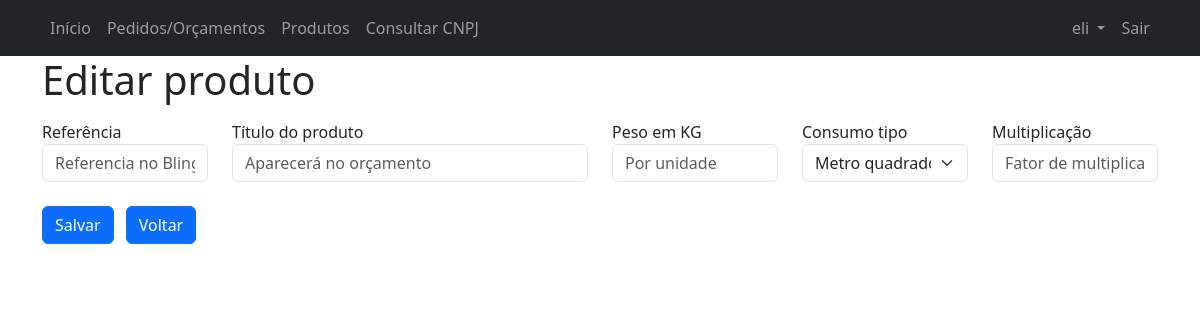
The app's page /editar_produto.php?produto_id=9 (signed in), older data.
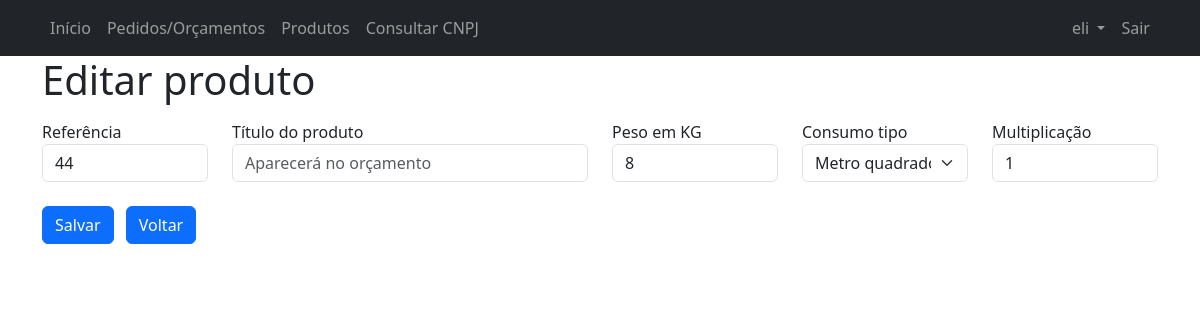
The same page, newer data.
### tables this page shows
CREATE TABLE `produtos` (
  `id` int NOT NULL,
  `referencia` varchar(64) NOT NULL,
  `titulo` varchar(256) DEFAULT NULL,
  `peso` float DEFAULT NULL,
  `consumo` varchar(64) DEFAULT NULL,
  `multiplicacao` float DEFAULT NULL,
  `deleted` int DEFAULT NULL,
  `created_by` int DEFAULT NULL,
  `created_at` datetime DEFAULT NULL,
  `updated_by` int DEFAULT NULL,
  `updated_at` datetime DEFAULT NULL,
  `deleted_by` int DEFAULT NULL,
  `deleted_at` datetime DEFAULT NULL
);

### editar_produto.php (the view, shortened to what this page needs)
<!DOCTYPE html>
<html lang="pt-br">
<head>
    <?php require('partials/head.php'); ?>
</head>
<body>
    <?php
        require('partials/navbar.php');
        require('config/connection.php');
        $produtoId = isset($_GET['produto_id'])?$_GET['produto_id']:"";
        if($produtoId !== ""){
            $sql = "SELECT `id`,`referencia`,`titulo`,`peso`,`consumo`,`multiplicacao` FROM `produtos` WHERE `id` = :id AND `deleted` = :deleted";
            $stmt = $pdo->prepare($sql);
            $stmt->bindValue(':id', $produtoId);
            $stmt->bindValue(':deleted', 0);
            $stmt->execute();
            $resultado = $stmt->fetchAll(PDO::FETCH_ASSOC);
            $produto = $resultado[0];
        }
    ?>
    <div class="container">
        <h1>
            Editar produto
        </h1>
    </div>
    <div class="container">
        <form action="novo_produto_process.php" method="post">
            <div class="row">
                <div class="col-lg-2 mt-2">
                    <label for="referenciaProduto" class="form-label mb-0">Referência</label>
                    <input value="<?= isset($produto['referencia'])?$produto['referencia']:"" ?>" class="form-control" name="referenciaProduto" type="text" placeholder="Referencia no Bling" id="referenciaProduto">
                </div>
                <div class="col-lg-4 mt-2">
                    <label for="tituloProduto" class="form-label mb-0">Título do produto</label>
                    <input value="<?= isset($produto['titulo'])?$produto['titulo']:"" ?>" class="form-control" name="tituloProduto" type="text" placeholder="Aparecerá no orçamento" id="tituloProduto">
                </div>
                <div class="col-lg-2 mt-2">
                    <label for="pesoProduto" class="form-label mb-0">Peso em KG</label>
                    <input value="<?= isset($produto['peso'])?$produto['peso']:"" ?>" class="form-control" name="pesoProduto" type="text" inputmode="decimal" placeholder="Por unidade" id="pesoProduto">
                </div>
                <div class="col-lg-2 mt-2">
                    <label for="consumoProduto" class="form-label mb-0">Consumo tipo</label>
                    <select class="form-select" name="consumoProduto" id="consumoProduto">
                        <option value="m2" <?= isset($produto['consumo']) && $produto['consumo'] == "m2"?"selected":"" ?>>Metro quadrado</option>
                    </select>
                </div>
                <div class="col-lg-2 mt-2">
                    <label for="multiplicacaoProduto" class="form-label mb-0">Multiplicação</label>
                    <input value="<?= isset($produto['multiplicacao'])?$produto['multiplicacao']:"" ?>" class="form-control" name="multiplicacaoProduto" type="text" inputmode="decimal" placeholder="Fator de multiplicação" id="multiplicacaoProduto">
                </div>
            </div>
            <div class="mt-4">
                <input class="btn btn-primary" type="submit" value="Salvar">
                <a href="produtos.php" class="btn btn-primary ms-2">Voltar</a>
            </div>
        </form>
    </div>
</body>
</html>

### partials/head.php (shortened to what this page needs)
<link rel="stylesheet" href="assets/css/bootstrap.min.css">

### partials/navbar.php (shortened to what this page needs)
<nav class="navbar navbar-dark bg-dark navbar-expand-lg">
  <div class="container-fluid container">
    <div class="offcanvas offcanvas-start text-bg-dark" tabindex="-1" id="offcanvasDarkNavbar" aria-labelledby="offcanvasDarkNavbarLabel">
      <div class="offcanvas-body">
        <ul class="navbar-nav me-auto mb-2 mb-lg-0">
          <li class="nav-item">
            <a class="nav-link" href="index.php">Início</a>
          </li>
          <li class="nav-item">
            <a class="nav-link" href="pedidos.php">Pedidos/Orçamentos</a>
          </li>
          <li class="nav-item">
            <a class="nav-link" href="produtos.php">Produtos</a>
          </li>
          <li class="nav-item">
            <a class="nav-link" href="consulta_cnpj_visualizacao.php">Consultar CNPJ</a>
          </li>
        </ul>
        <ul class="navbar-nav mb-2 ms-auto mb-lg-0">
          <li class="nav-item dropdown">
            <a class="nav-link dropdown-toggle" href="#" role="button" data-bs-toggle="dropdown" aria-expanded="false">
              <?= isset($_SESSION['loggedUserName'])?$_SESSION['loggedUserName']:"Usuário"; ?>
            </a>
          </li>
          <li class="nav-item">
            <a class="nav-link" href="controller/logout.php">Sair</a>
          </li>
        </ul>
      </div>
    </div>
  </div>
</nav>

Row changes from the older to the newer data that the page shows:
added produtos: referenciaProduto "44", pesoProduto "8", consumoProduto "Metro quadrado", multiplicacaoProduto "1"
Text that changed along with them:
form field consumoProduto: "Metro quadrado" → (not shown)
